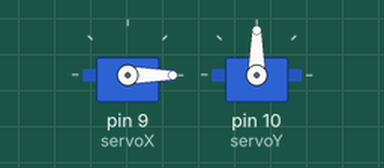
This sketch was run on a simulated Arduino Uno, built with avr-gcc and run on an emulated ATmega328P. On the bench: 2 × servo.

Above: at 0.05 s.
At 1.35 s:
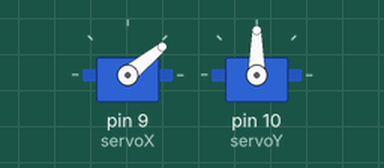
At 2.65 s:
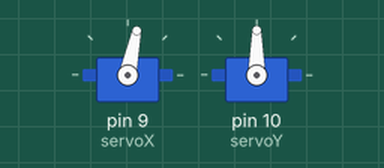
At 5.3 s:
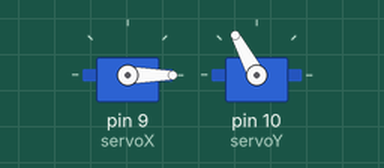
Timing chart, 0 to 6.9 s (numbered marks = the images above):
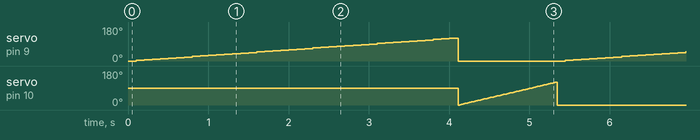

The sketch:

main.ino
```cpp
#include <AFMotor.h>
#include <Servo.h>

Servo servoX;
Servo servoY;

int posX = 0;
int posY = 0;
const int targetRange = 120;
const int yTargetRange = 120;
const int xTargetRange = 120;

const int yTimeout = 20;
const int xTimeout = 100;

const int yIncrement = 2;
const int xIncrement = 3;

// apag aphemerus

void setup() {
  servoX.attach(9);
  servoY.attach(10);
}

void loop() {
  servoSweep();
}

void servoSweep(){
  xSweep();
  ySweep();
}

void xSweep(){
  for (posX = 0; posX <= targetRange; posX += xIncrement) {
    servoX.write(posX);
    delay(xTimeout);
  }

  for (posX = targetRange; posX >= 0; posX -= 1) {
    servoX.write(posX);
  }
}

void ySweep(){
  for (posY = 0; posY <= targetRange; posY += yIncrement) {
    servoY.write(posY);
    delay(yTimeout);
  }
  for (posY = targetRange; posY >= 0; posY -= 1) {
    servoY.write(posY);
  }
}
```

Measured:
- by itself, servo on pin 9 (servoX): ramps from 0° to 120° and jumps back, once every 5.3 s
